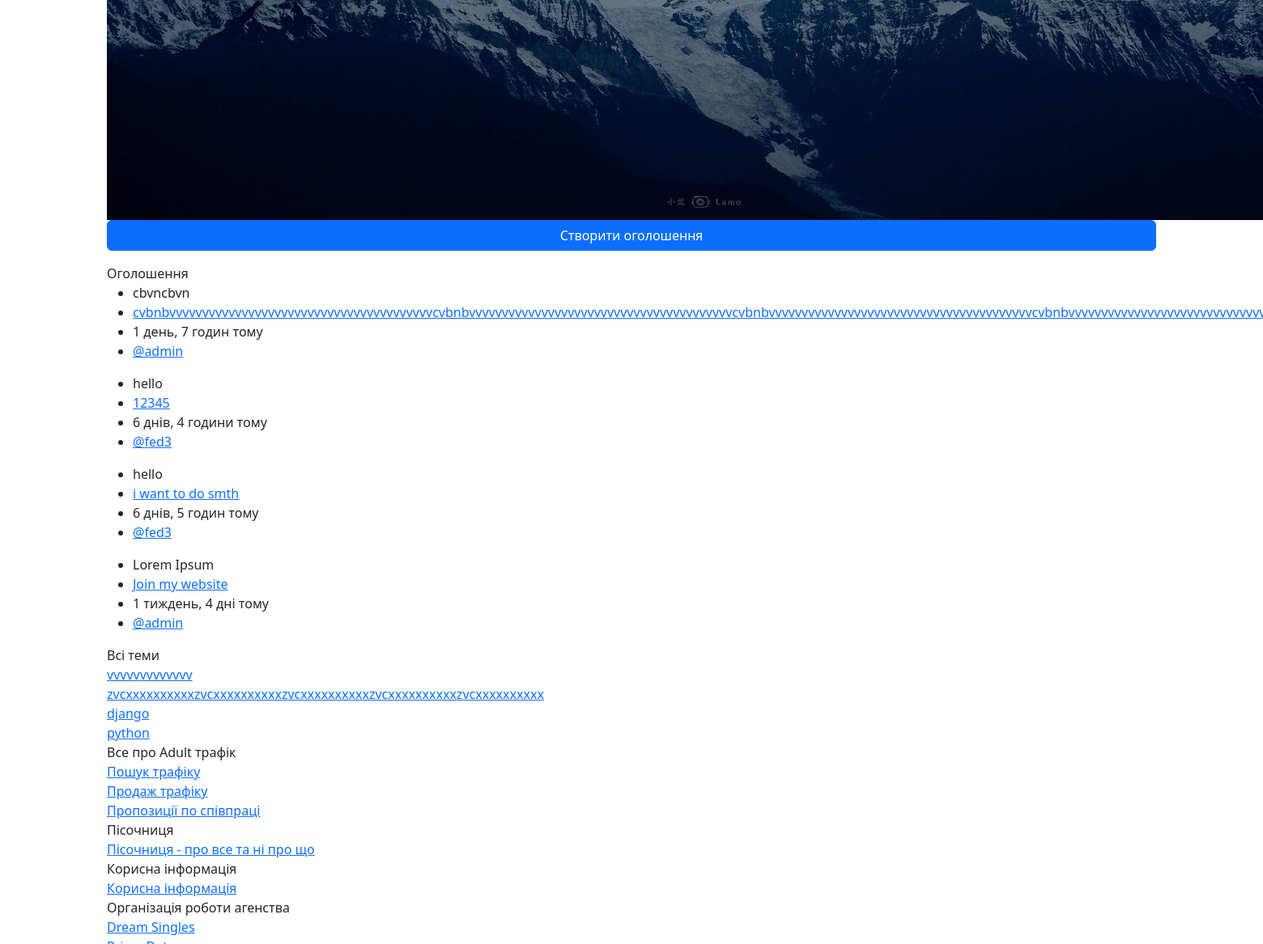
The app's page / (middle part), older data.
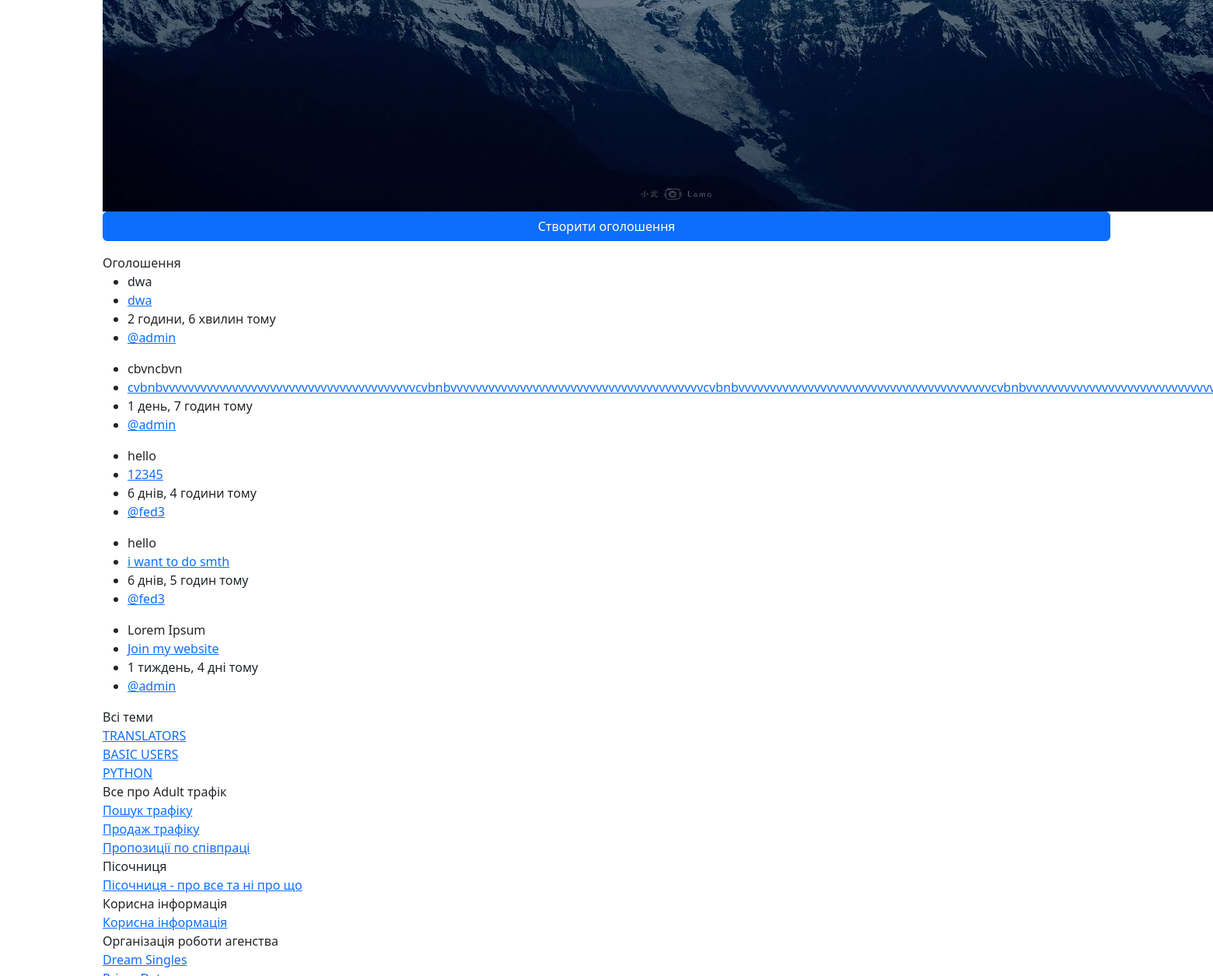
The same page, newer data.
### forum_pages/models.py (models this page shows, shortened)
class Advertisements(models.Model):
    title = models.CharField('Тайтл', max_length=50)
    text = models.TextField('Повідомлення')
    name = models.ForeignKey(User, on_delete=models.CASCADE, null=True, blank=True)
    time = models.DateTimeField('Час', auto_now_add=True)
    class Meta:
        verbose_name = 'Оголошення'
        verbose_name_plural = 'Оголошення'

class User(AbstractUser):
    username = models.CharField(max_length=100, null=True, unique=True, verbose_name='Ваш нікнейм')
    email = models.EmailField(null=True, unique=True, verbose_name='Ваш E-mail')
    telegram = models.CharField(max_length=200, null=True, blank=True, verbose_name='Ваш телеграм нікнейм')
    is_show_telegram = models.BooleanField(default=True, verbose_name='Показувати телеграм')
    avatar = models.ImageField(null=True, default='forum_pages/img/avatars/default_avatar.png', upload_to='forum_pages/img/avatars', verbose_name='Фото профілю')
    REQUIRED_FIELDS = []

class Themes(models.Model):
    title = models.CharField(max_length=100, null=True)
    def __str__(self) -> str:
        return self.title

### forum_pages/views.py (the view)
# urls.py: path('', views.index, name='home'),
def index(request):
    advertisements = Advertisements.objects.all().order_by('-id')
    themes = Themes.objects.all().order_by('-id')
    try:
        chosen_product = MainTextBanner.objects.get()
        main_banners = MainPictureBanner.objects.all()
        main_banner = random.choice(main_banners)
    except:
        chosen_product = None
        main_banner = None
    last_messages = SandboxMessage.objects.all().order_by('-id')[:5]
    return render(request, 'forum_pages/index.html', {
        'advertisements': advertisements,
        'chosen_product': chosen_product,
        'main_banner': main_banner,
        'last_messages': last_messages,
        'themes': themes
    })

### forum_pages/templates/forum_pages/index.html (shortened to what the changed rows need)
{% extends 'base.html' %}
{% load sass_tags %}
{% load static %}
{% block style %}{% sass_src 'forum_pages/css/index.min.css' %}{% endblock %}
{% block content %}
    <div class="wrapper">
        <div class="container">
                <div class="content">
                    <div class="main__panel">
                        <section class="advertisments">
                            {% for i in advertisements %}
                                <ul class="advert">
                                    <div class="advert__first">
                                        <li class="advert__kind">{{ i.title }}</li>
                                        <li class="advert__text"><a href="#">{{ i.text }}</a></li>
                                    </div>
                                    <div class="advert__second">
                                        <li class="advert__time">{{ i.time|timesince }} тому</li>
                                        <li class="advert__name"><a href="{% url 'user-profile' i.name %}">@{{ i.name }}</a></li>
                                    </div>
                                </ul>
                            {% endfor %}
                        </section>
                        <section class="adult__trafic main__panel-section">
                            <div class="adult__trafic-themes">
                                {% for theme in themes %}
                                    <div class="adult__trafic-theme main__panel-theme"><a href="{% url 'subthemes' theme.id %}">{{ theme }}</a></div>
                                {% endfor %}
                            </div>
                        </section>
                    </div>
                </div>
            </div>
        </div>
{% endblock %}

Row changes from the older to the newer data that the page shows:
removed Themes: title "zvcxxxxxxxxxxzvcxxxxxxxxxxzvcxxxxxxxxxxzvcxxxxxxxxxxzvcxxxxxxxxxx"
removed Themes: title "django"
added Advertisements: title "dwa", text "dwa", time "2 години, 6 хвилин", name "admin"
added Themes: title "TRANSLATORS"
changed Themes: title "vvvvvvvvvvvvv" → "BASIC USERS"
changed Themes: title "python" → "PYTHON"
